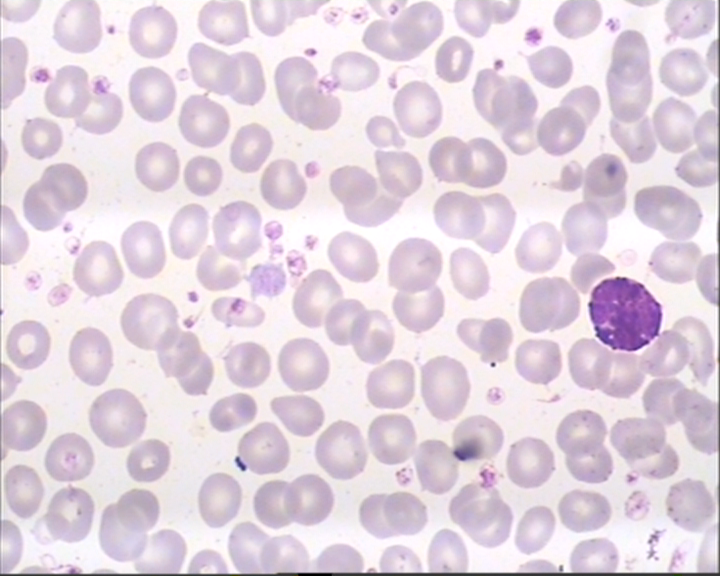
#> input picture LISC Database/Main Dataset/Baso/10.bmp, 720 x 576 px
$ python -i __init__.py   (imports and definitions only)
#> lines starting #> are read from the running program, lines starting #| are printed output that depends on the picture; after the words box and inside, x2 and y2 are one past the last pixel; in counts of white or black regions, pixels touching at a corner belong together
#> further down, picture is the input picture: shape (576, 720, 3); mean B, G, R 223.3, 211.6, 225.8
def detectBorder(img, maxWidth = 35):
    #IDENTIFICAR OS GLÓBULOS BRANCOS NA IMG
#> called with maxWidth = 35
    import cv2
    import numpy as np

    hsv_img = cv2.cvtColor(img, cv2.COLOR_LBGR2LAB)
#> hsv_img: shape (576, 720, 3); mean of channels 0, 1, 2 238.4, 131.4, 125.9
    valor_minimo1 = np.array([130, 146, 20])
    valor_maximo1 = np.array([255, 255, 180])
    mask = cv2.inRange(hsv_img, valor_minimo1, valor_maximo1)
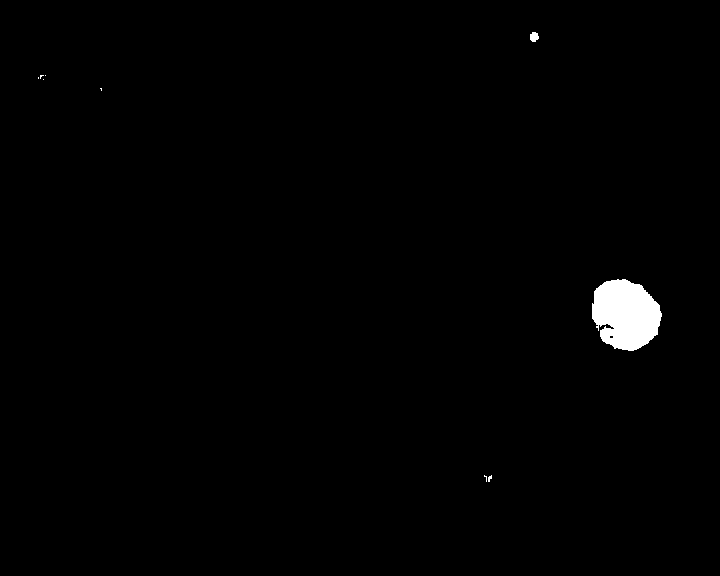
#> mask: shape (576, 720); 0.93% white; 9 white regions (7 under 20 px)
    contourns, lx = cv2.findContours(mask, cv2.RETR_EXTERNAL, cv2.CHAIN_APPROX_SIMPLE)
#> contourns = 9 contours, 7 with area under 20; largest, box (x1, y1, x2, y2) and area: (592, 279, 662, 351) 3643, (530, 32, 539, 42) 56; lx = [[1, -1, -1, -1], [2, 0, -1, -1], [3, 1, -1, -1], [4, 2, -1, -1], [5, 3, -1, -1], [6, 4, -1, -1], [7, 5, -1, -1], [8, 6, -1, -1], [-1, 7, -1, -1]]
    ROIs = []
    if len(contourns) != 0:
        for contour in contourns:
            x, y, w, h = cv2.boundingRect(contour)
            if w > maxWidth:
                ROIs.append(img[y: y+h, x: x+w])
#> this loop made 9 passes
#> (x, y, w, h) on passes 1, 2, 3, 5, 7, 8, 9: (488, 475, 4, 7), (484, 475, 3, 7), (592, 279, 70, 72), (43, 79, 1, 1), (45, 75, 1, 1), (40, 75, 4, 4), (530, 32, 9, 10)
#> (contour, x, y, w, h) on passes 4, 6: ([[100, 88], [101, 89], [101, 90], [101, 88]], 100, 88, 2, 3), ([[38, 77], [38, 78]], 38, 77, 1, 2)
#> after the loop, ROIs = 1 item
    grayROIs = []
    for corte in ROIs:
        grayROIs.append(cv2.cvtColor(corte, cv2.COLOR_BGR2GRAY))
#> this loop made 1 pass
#> after the loop, grayROIs = 1 item
    return grayROIs

def showImage(*figs):
    #MOSTRAR VÁRIAS IMAGENS
    from cv2 import imshow, waitKey
    txts = []
    imgs = []
    for cont in range(0, len(figs)):
        if cont % 2 == 0:
            txts.append(figs[cont])
        if cont % 2 == 1:
            imgs.append(figs[cont])

    for a in range(0, len(txts)):
        imshow(txts[a], imgs[a])

    waitKey(0)

def resizeImg(img, size):
    #MODIFICAR TAMANHO DA IMAGEM
    from cv2 import resize, INTER_AREA
    width = img.shape[1]
    height = img.shape[0]
    proportion = (width / height)
    new_width = size
    new_height = int(new_width * proportion)
    new_size = (new_height, new_width)
    new_img = resize(img, new_size, interpolation= INTER_AREA)

    return new_img


def status(img, showCanal = False, y = -1, x = -1):
    #STATUS DA IMAGEM
    print('Altura:', img.shape[0])
    print('Largura:', img.shape[1])
    if showCanal:
        print('Quantidade de canais:', img.shape[2])

    if y > -1 and x > -1:
        (r, g, b) = img[y, x]
        print('vermelho:', r)
        print('verde:', g)
        print('azul:', b)

>>> import cv2
>>> picture = cv2.imread('../../LISC Database/Main Dataset/Baso/10.bmp')
>>> result = detectBorder(picture)
#> result = 1 item

$ run again, on LISC Database/Main Dataset/Baso/12.bmp
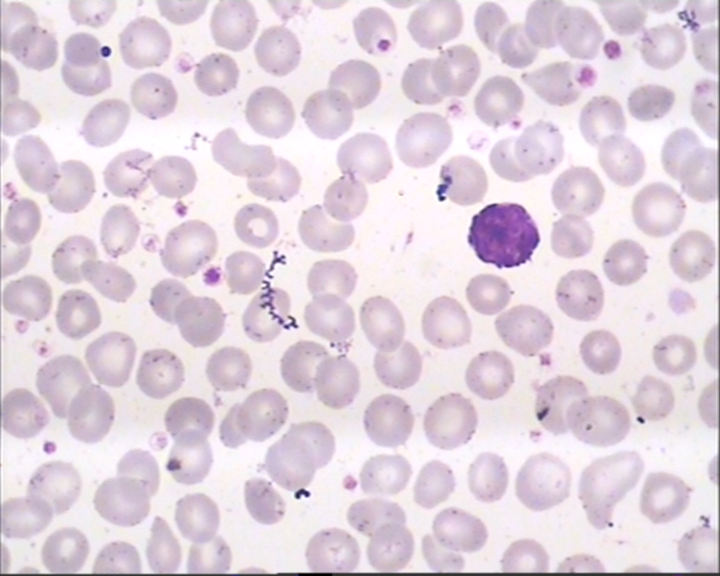
#> input picture LISC Database/Main Dataset/Baso/12.bmp, 720 x 576 px
#> picture is the input picture: shape (576, 720, 3); mean B, G, R 222.4, 211.2, 225.3
#> hsv_img: shape (576, 720, 3); mean of channels 0, 1, 2 238.1, 131.4, 126.1
#> in detectBorder, `mask = cv2.inRange(hsv_img, valor_minimo1, valor_maximo1)`:
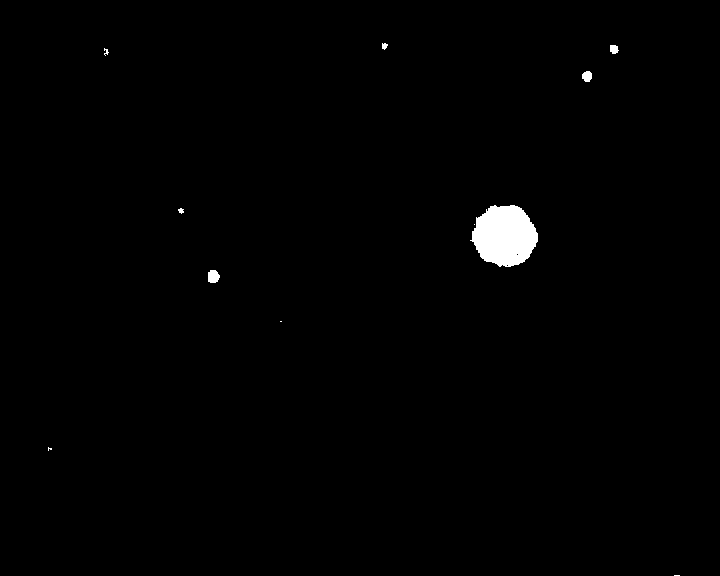
#> mask: shape (576, 720); 0.84% white; 11 white regions (4 under 20 px)
#> contourns = 11 contours, 6 with area under 20; largest, box (x1, y1, x2, y2) and area: (470, 205, 538, 267) 3008, (208, 270, 220, 283) 108, (582, 71, 592, 82) 72, (610, 45, 619, 54) 50, (382, 43, 388, 50) 20; lx = [[1, -1, -1, -1], [2, 0, -1, -1], [3, 1, -1, -1], [4, 2, -1, -1], [5, 3, -1, -1], [6, 4, -1, -1], [7, 5, -1, -1], [8, 6, -1, -1], [9, 7, -1, -1], [10, 8, -1, -1], [-1, 9, -1, -1]]
#> the loop in detectBorder, `for contour in contourns:` made 11 passes
#> (x, y, w, h) on passes 2, 4, 5, 6, 7, 8, 9, 10: (48, 447, 4, 4), (208, 270, 12, 13), (474, 224, 1, 1), (178, 208, 6, 6), (470, 205, 68, 62), (582, 71, 10, 11), (104, 48, 5, 8), (610, 45, 9, 9)
#> after the loop in detectBorder, `for contour in contourns:`: ROIs = 1 item
#> the loop in detectBorder, `for corte in ROIs:` made 1 pass

$ run again, on LISC Database/Main Dataset/Baso/15.bmp
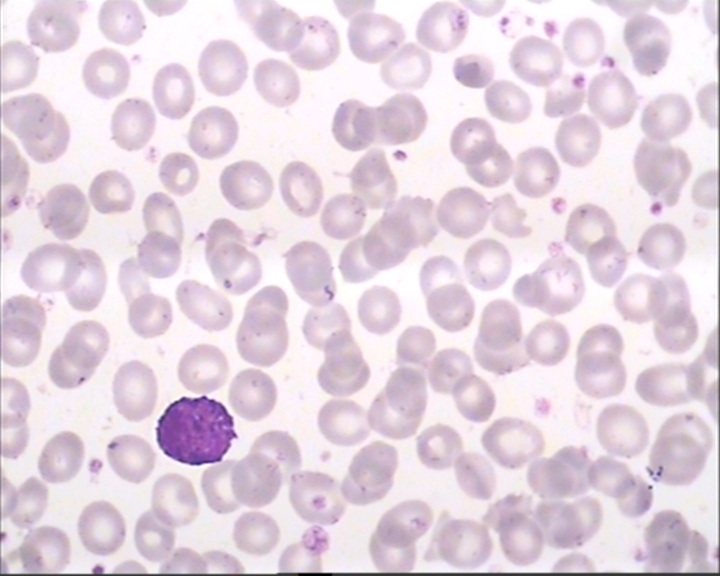
#> input picture LISC Database/Main Dataset/Baso/15.bmp, 720 x 576 px
#> picture is the input picture: shape (576, 720, 3); mean B, G, R 224.2, 212.6, 228.1
#> hsv_img: shape (576, 720, 3); mean of channels 0, 1, 2 238.9, 131.6, 126.1
#> in detectBorder, `mask = cv2.inRange(hsv_img, valor_minimo1, valor_maximo1)`:
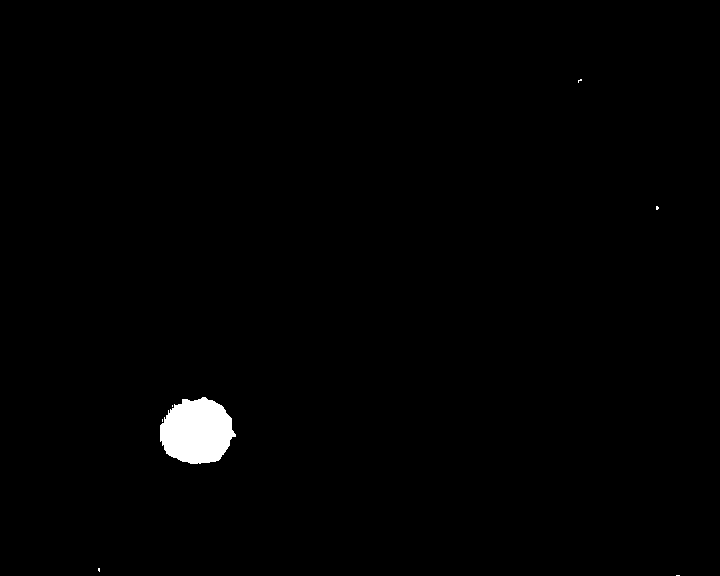
#> mask: shape (576, 720); 0.93% white; 7 white regions (6 under 20 px)
#> contourns = 7 contours, 6 with area under 20; largest, box (x1, y1, x2, y2) and area: (160, 397, 236, 464) 3701; lx = [[1, -1, -1, -1], [2, 0, -1, -1], [3, 1, -1, -1], [4, 2, -1, -1], [5, 3, -1, -1], [6, 4, -1, -1], [-1, 5, -1, -1]]
#> the loop in detectBorder, `for contour in contourns:` made 7 passes
#> (contour, x, y, w, h) on passes 1 to 4: ([[676, 575], [679, 575]], 676, 575, 4, 1), ([[98, 568], [98, 570], [99, 571], [99, 568]], 98, 568, 2, 4), ([[162, 419], [162, 421]], 162, 419, 1, 3), ([[172, 405], [172, 406]], 172, 405, 1, 2)
#> after the loop in detectBorder, `for contour in contourns:`: ROIs = 1 item
#> the loop in detectBorder, `for corte in ROIs:` made 1 pass

$ run again, on LISC Database/Main Dataset/Baso/28.bmp
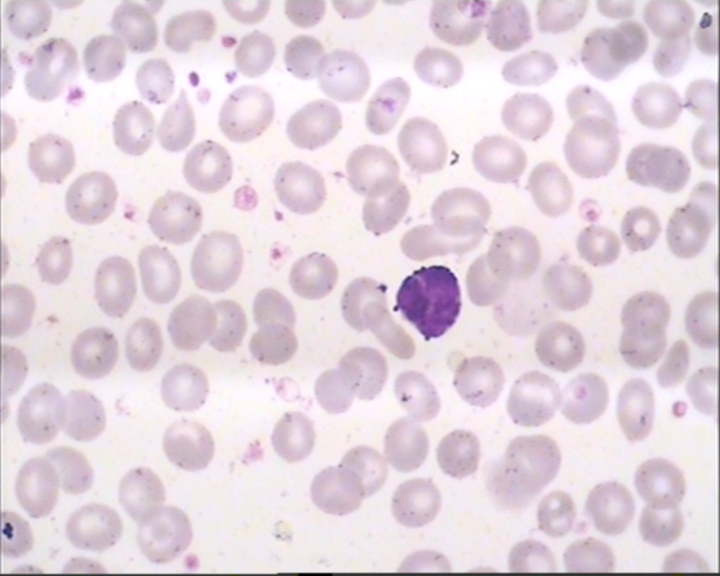
#> input picture LISC Database/Main Dataset/Baso/28.bmp, 720 x 576 px
#> picture is the input picture: shape (576, 720, 3); mean B, G, R 222.4, 213, 227.4
#> hsv_img: shape (576, 720, 3); mean of channels 0, 1, 2 238.9, 131.3, 126.5
#> in detectBorder, `mask = cv2.inRange(hsv_img, valor_minimo1, valor_maximo1)`:
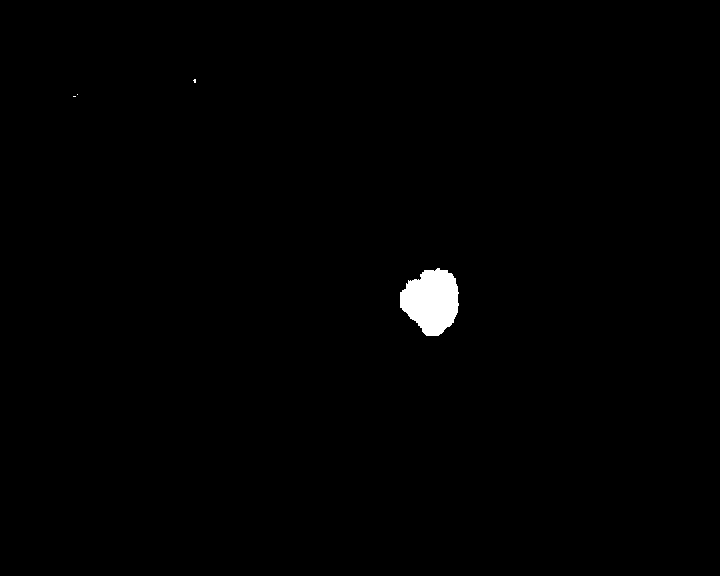
#> mask: shape (576, 720); 0.7% white; 4 white regions (3 under 20 px)
#> contourns = 4 contours, 3 with area under 20; largest, box (x1, y1, x2, y2) and area: (400, 268, 459, 336) 2795; lx = [[1, -1, -1, -1], [2, 0, -1, -1], [3, 1, -1, -1], [-1, 2, -1, -1]]
#> the loop in detectBorder, `for contour in contourns:` made 4 passes
#> (x, y, w, h) on passes 1, 3, 4: (400, 268, 59, 68), (77, 94, 1, 1), (193, 79, 3, 4)
#> after the loop in detectBorder, `for contour in contourns:`: ROIs = 1 item
#> the loop in detectBorder, `for corte in ROIs:` made 1 pass
